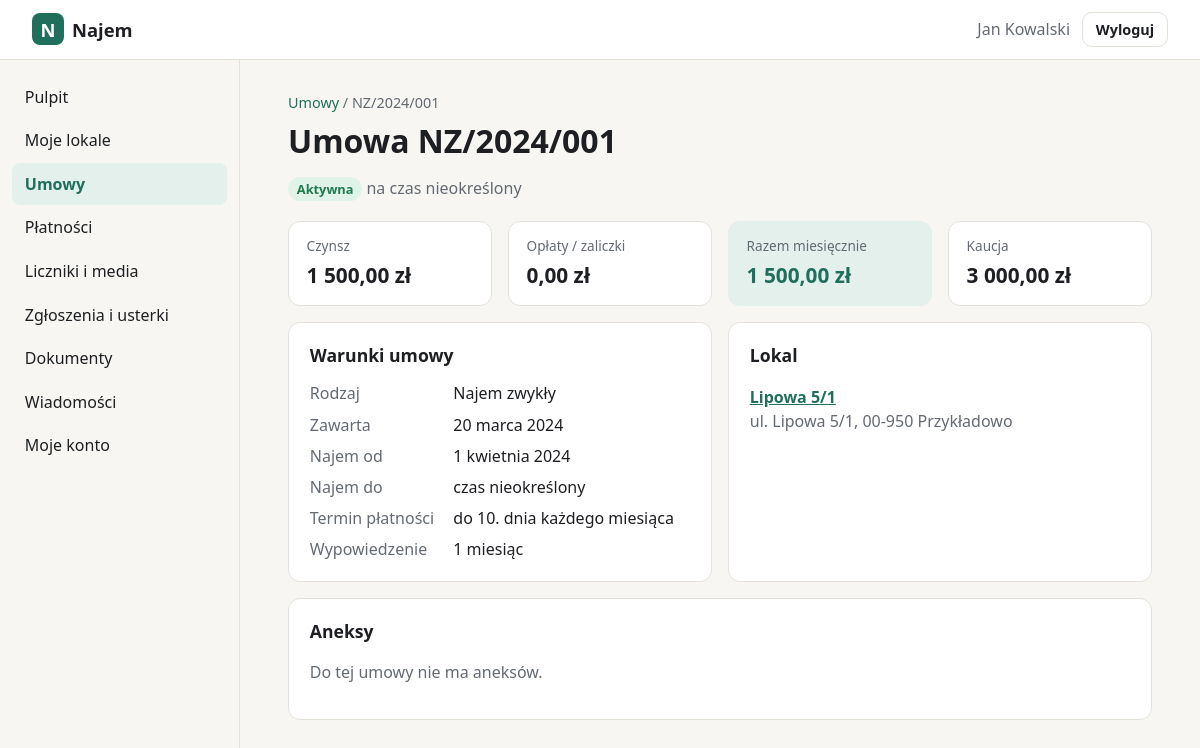
The app's page /panel/umowy/1 (signed in) with its own data.
### tables this page shows
CREATE TABLE users (
    id            INTEGER PRIMARY KEY AUTOINCREMENT,
    login         TEXT NOT NULL UNIQUE COLLATE NOCASE,
    password_hash TEXT NOT NULL,
    full_name     TEXT,
    role          TEXT NOT NULL DEFAULT 'klient',
    created_at    TEXT NOT NULL DEFAULT (datetime('now')),
    last_login_at TEXT
, email TEXT, telefon TEXT, aktywny INTEGER NOT NULL DEFAULT 1);

CREATE TABLE umowy (
    id                INTEGER PRIMARY KEY AUTOINCREMENT,
    numer             TEXT NOT NULL UNIQUE,
    lokal_id          INTEGER NOT NULL REFERENCES lokale(id),
    najemca_id        INTEGER NOT NULL REFERENCES users(id),
    rodzaj            TEXT NOT NULL DEFAULT 'najem okazjonalny',
    data_zawarcia     TEXT NOT NULL,
    data_od           TEXT NOT NULL,
    data_do           TEXT,             -- NULL = czas nieokreślony
    czynsz            INTEGER NOT NULL,
    oplaty            INTEGER NOT NULL DEFAULT 0,  -- opłaty eksploatacyjne / zaliczki
    kaucja            INTEGER NOT NULL DEFAULT 0,
    dzien_platnosci   INTEGER NOT NULL DEFAULT 10,
    wypowiedzenie     TEXT,             -- np. '1 miesiąc'
    rozwiazana_dnia   TEXT,             -- wcześniejsze zakończenie
    uwagi             TEXT,
    created_at        TEXT NOT NULL DEFAULT (datetime('now'))
, liczba_osob INTEGER NOT NULL DEFAULT 1);

CREATE TABLE lokale (
    id          INTEGER PRIMARY KEY AUTOINCREMENT,
    nazwa       TEXT NOT NULL,
    ulica       TEXT NOT NULL,          -- ulica z numerem budynku
    nr_lokalu   TEXT,
    kod         TEXT NOT NULL,
    miasto      TEXT NOT NULL,
    rodzaj      TEXT NOT NULL DEFAULT 'mieszkanie',
    powierzchnia REAL,                  -- m²
    pokoje      INTEGER,
    pietro      TEXT,
    opis        TEXT,
    wyposazenie TEXT,                   -- pozycje rozdzielone nową linią
    created_at  TEXT NOT NULL DEFAULT (datetime('now'))
, nr_wodomierza TEXT, nr_cieplomierza TEXT, budynek_id INTEGER REFERENCES budynki(id));

### app.py (the view)
@app.get("/panel/umowy/<int:uid>")
@login_required
def umowa(uid):
    u = get_db().execute(UMOWY_SQL + " AND u.id = ?", (g.user["id"], uid)).fetchone()
    if u is None:
        abort(404)
    aneksy = get_db().execute(
        "SELECT * FROM aneksy WHERE umowa_id=? ORDER BY data", (uid,)).fetchall()
    return render_template("umowa.html", active="umowy", u=u, aneksy=aneksy)

### app.py (called while the page is built)
def get_db() -> sqlite3.Connection:
    if "db" not in g:
        g.db = sqlite3.connect(DB_PATH)
        g.db.row_factory = sqlite3.Row
        g.db.execute("PRAGMA foreign_keys = ON")
    return g.db

def csrf_token() -> str:
    if "_csrf" not in session:
        session["_csrf"] = secrets.token_urlsafe(32)
    return session["_csrf"]

def static_v(filename):
    try:
        v = int((BASE / "static" / filename).stat().st_mtime)
    except OSError:
        v = 0
    return url_for("static", filename=filename, v=v)

def login_required(view):
    @wraps(view)
    def wrapped(*a, **kw):
        if g.user is None:
            return redirect(url_for("login", next=request.path))
        if g.user["role"] == "zarzadca":
            return redirect(url_for("zarzadca.pulpit"))
        return view(*a, **kw)
    return wrapped

@app.before_request
def load_user():
    g.user = None
    uid = session.get("user_id")
    if uid:
        g.user = get_db().execute(
            "SELECT id, login, full_name, role FROM users WHERE id=? AND aktywny=1", (uid,)
        ).fetchone()
        if g.user is None:
            session.clear()

@app.context_processor
def inject():
    return {"menu": MENU, "user": g.get("user")}

@app.template_filter("zl")
def fmt_zl(grosze):
    if grosze is None:
        return "—"
    zl, gr = divmod(int(grosze), 100)
    return f"{zl:,}".replace(",", " ") + f",{gr:02d} zł"

@app.template_filter("data")
def fmt_data(iso):
    if not iso:
        return "—"
    d = date.fromisoformat(iso[:10])
    return f"{d.day} {MIESIACE[d.month - 1]} {d.year}"

def status_umowy(u, today=None):
    today = today or date.today()
    od = date.fromisoformat(u["data_od"])
    koniec = u["rozwiazana_dnia"] or u["data_do"]
    do = date.fromisoformat(koniec) if koniec else None
    if today < od:
        dni = (od - today).days
        return "przyszla", "Rozpocznie się", f"za {dni} {plural(dni, 'dzień', 'dni', 'dni')}"
    if do and today > do:
        return "zakonczona", "Zakończona", f"{fmt_data(koniec)}"
    if do:
        dni = (do - today).days
        if dni <= 60:
            return "konczy", "Kończy się", f"za {dni} {plural(dni, 'dzień', 'dni', 'dni')}"
        return "aktywna", "Aktywna", f"do {fmt_data(koniec)}"
    return "aktywna", "Aktywna", "na czas nieokreślony"

### rozliczenia.py (called while the page is built)
@app.context_processor
def _ctx_dzis():
    return {"today": date.today().isoformat()}

### templates/umowa.html (shortened to what this page needs)
{% extends "panel.html" %}
{% from "_macros.html" import adres, status_line %}
{% block content %}
<nav class="crumbs"><a href="{{ url_for('umowy') }}">Umowy</a> / {{ u.numer }}</nav>
<h1>Umowa {{ u.numer }}</h1>
<p>{{ status_line(u) }}</p>
<div class="stats">
  <div class="stat"><span>Czynsz</span><strong>{{ u.czynsz|zl }}</strong></div>
  <div class="stat"><span>Opłaty / zaliczki</span><strong>{{ u.oplaty|zl }}</strong></div>
  <div class="stat stat-accent"><span>Razem miesięcznie</span><strong>{{ (u.czynsz + u.oplaty)|zl }}</strong></div>
  <div class="stat"><span>Kaucja</span><strong>{{ u.kaucja|zl }}</strong></div>
</div>
<div class="grid-2">
  <section class="panel-box">
    <h2>Warunki umowy</h2>
    <dl class="kv">
      <dt>Rodzaj</dt><dd>{{ u.rodzaj|capitalize }}</dd>
      <dt>Zawarta</dt><dd>{{ u.data_zawarcia|data }}</dd>
      <dt>Najem od</dt><dd>{{ u.data_od|data }}</dd>
      <dt>Najem do</dt><dd>{{ u.data_do|data if u.data_do else 'czas nieokreślony' }}</dd>
      <dt>Termin płatności</dt><dd>do {{ u.dzien_platnosci }}. dnia każdego miesiąca</dd>
      <dt>Wypowiedzenie</dt><dd>{{ u.wypowiedzenie or '—' }}</dd>
    </dl>
  </section>
  <section class="panel-box">
    <h2>Lokal</h2>
    <p><a href="{{ url_for('lokal', lid=u.lokal_id) }}"><strong>{{ u.lokal_nazwa }}</strong></a><br>
       <span class="muted">{{ adres(u) }}</span></p>
  </section>
</div>
<section class="panel-box">
  <h2>Aneksy</h2>
  {% if aneksy %}
    <ol class="timeline">
    {% for a in aneksy %}
      <li><span class="muted small">{{ a.data|data }}</span><strong>{{ a.numer }}</strong><span>{{ a.opis }}</span></li>
    {% endfor %}
    </ol>
  {% else %}
    <p class="muted">Do tej umowy nie ma aneksów.</p>
  {% endif %}
</section>
{% endblock %}

### templates/panel.html (shortened to what this page needs)
{% extends "base.html" %}
{% block body_class %}app-page{% endblock %}
{% block body %}
<header class="appbar">
  <a class="brand" href="{% block home_url %}{{ url_for('panel') }}{% endblock %}"><span class="logo">N</span> Najem{% block brand_suffix %}{% endblock %}</a>
  <div class="who">
    <span class="muted">{{ user.full_name or user.login }}</span>
    <form method="post" action="{{ url_for('logout') }}">
      <button class="btn btn-ghost btn-sm" type="submit">Wyloguj</button>
    </form>
  </div>
</header>
<div class="layout">
  <nav class="sidebar" aria-label="Menu główne">
    <ul>
    {% block nav %}
    {% for key, label, _ in menu %}
      <li><a href="{{ url_for('section', key=key) }}" {% if key == active %}aria-current="page"{% endif %}>{{ label }}</a></li>
    {% endfor %}
    {% endblock %}
    </ul>
  </nav>
  <main class="content">
    {% block content %}{% endblock %}
  </main>
</div>
{% endblock %}

### templates/_macros.html (shortened to what this page needs)
{% macro adres(r) -%}
{{ r.ulica }}{% if r.nr_lokalu %}/{{ r.nr_lokalu }}{% endif %}, {{ r.kod }} {{ r.miasto }}
{%- endmacro %}
{% macro status_line(u) -%}
{% set s = status_umowy(u) %}<span class="badge badge-{{ s[0] }}">{{ s[1] }}</span> <span class="muted">{{ s[2] }}</span>
{%- endmacro %}

### static/style.css (style rules this page uses)
:root { --bg: #f7f6f2; --surface: #ffffff; --text: #1d1f23; --muted: #646a73; --line: #e3e1da; --accent: #1f6f5c; --accent-ink: #ffffff; --accent-soft: #e3f0ec; --danger: #b3261e; --danger-soft: #fbe9e7; --radius: 12px; color-scheme: light; }
* { box-sizing: border-box; }
html, body { margin: 0; }
body { background: var(--bg); color: var(--text); font: 16px/1.5 system-ui, -apple-system, "Segoe UI", Roboto, sans-serif; min-height: 100vh; }
a { color: var(--accent); }
h1 { line-height: 1.15; margin: 0 0 .4em; }
.muted { color: var(--muted); }
.brand { display: inline-flex; align-items: center; gap: .5rem; font-weight: 700; font-size: 1.15rem; color: var(--text); text-decoration: none; }
.logo { display: inline-grid; place-items: center; width: 2rem; height: 2rem; border-radius: 8px; background: var(--accent); color: var(--accent-ink); font-weight: 800; }
.btn { display: inline-block; border: 1px solid transparent; border-radius: 10px; padding: .7rem 1.2rem; font: inherit; font-weight: 600; text-decoration: none; cursor: pointer; }
.btn-ghost { background: transparent; color: var(--text); border-color: var(--line); }
.btn-sm { padding: .35rem .8rem; font-size: .9rem; }
.appbar { position: sticky; top: 0; z-index: 10; display: flex; align-items: center; gap: 1rem; padding: .75rem clamp(16px, 3vw, 32px); background: var(--surface); border-bottom: 1px solid var(--line); }
.appbar .who { margin-left: auto; display: flex; align-items: center; gap: .75rem; }
.appbar form { margin: 0; }
.layout { display: grid; grid-template-columns: 240px 1fr; min-height: calc(100vh - 58px); }
.sidebar { border-right: 1px solid var(--line); padding: 1rem .75rem; }
.sidebar ul { list-style: none; margin: 0; padding: 0; display: flex; flex-direction: column; gap: 2px; }
.sidebar a { display: block; padding: .55rem .8rem; border-radius: 8px; color: var(--text); text-decoration: none; }
.sidebar a[aria-current=page] { background: var(--accent-soft); color: var(--accent); font-weight: 600; }
.content { padding: 2rem clamp(16px, 4vw, 48px); max-width: 960px; }
:root { --ok: #1f7a4d; --ok-soft: #e1f3e9; --warn: #8a5a00; --warn-soft: #fdf1d8; --info: #2457a6; --info-soft: #e4ecfa; --off: #6b7079; --off-soft: #ececea; }
.content h1 { font-size: clamp(1.5rem, 3vw, 2rem); }
.content h2 { font-size: 1.1rem; margin: 0 0 .8rem; }
.crumbs { font-size: .9rem; color: var(--muted); margin-bottom: .6rem; }
.crumbs a { text-decoration: none; }
.badge { display: inline-block; padding: .15rem .55rem; border-radius: 999px; font-size: .8rem; font-weight: 600; white-space: nowrap; }
.badge-aktywna { background: var(--ok-soft); color: var(--ok); }
.panel-box { background: var(--surface); border: 1px solid var(--line); border-radius: var(--radius); padding: 1.2rem 1.3rem; margin-top: 1rem; }
.grid-2 { display: grid; gap: 0 1rem; grid-template-columns: repeat(auto-fit, minmax(300px, 1fr)); }
.kv { display: grid; grid-template-columns: max-content 1fr; gap: .45rem 1.2rem; margin: 0; }
.kv dt { color: var(--muted); }
.kv dd { margin: 0; }
.stats { display: grid; gap: 1rem; grid-template-columns: repeat(auto-fit, minmax(170px, 1fr)); margin-top: 1.2rem; }
.stat { background: var(--surface); border: 1px solid var(--line); border-radius: var(--radius); padding: .9rem 1.1rem; display: flex; flex-direction: column; gap: .2rem; }
.stat span { color: var(--muted); font-size: .85rem; }
.stat strong { font-size: 1.3rem; font-variant-numeric: tabular-nums; }
.stat-accent { background: var(--accent-soft); border-color: transparent; }
.stat-accent strong { color: var(--accent); }

### records on screen
users: full_name "Jan Kowalski"
umowy: numer "NZ/2024/001", czynsz|zl "1 500,00 zł", oplaty|zl "0,00 zł", (u.czynsz+u.oplaty)|zl "1 500,00 zł", kaucja|zl "3 000,00 zł", rodzaj "Najem zwykły", data_zawarcia|data "20 marca 2024", data_od|data "1 kwietnia 2024", dzien_platnosci "10", wypowiedzenie "1 miesiąc"
lokale: lokal_nazwa "Lipowa 5/1", ulica "ul. Lipowa 5", nr_lokalu "1", kod "00-950", miasto "Przykładowo"

### other values on screen
{{ label }} "Pulpit" "Moje lokale" "Umowy" "Płatności" "Liczniki i media" "Zgłoszenia i usterki" "Dokumenty" "Wiadomości" "Moje konto"
{{ s[1] }} "Aktywna"
{{ s[2] }} "na czas nieokreślony"
{{ u.data_do|data if u.data_do else 'czas nieokreślony' }} "czas nieokreślony"
